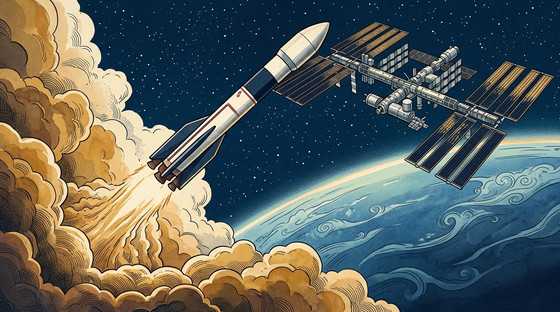
#> input picture scripts/assets/art-space.jpg, 560 x 312 px, found by its file name
$ python prepare-assets.py
#> lines starting #> are read from the running program, lines starting #| are printed output that depends on the picture
from pathlib import Path
from PIL import Image

V4_DIR = Path(r"d:\workspace\AI链上金币\hakimi\logs\news-art-v4")
V5_DIR = Path(r"d:\workspace\AI链上金币\hakimi\logs\news-art-v5")
DST_DIR = Path(__file__).resolve().parent / "assets"
DST_DIR.mkdir(parents=True, exist_ok=True)

# (source_dir, filename, (left, top, right, bottom))
SPECS = [
    (V4_DIR, "art-space.jpg", (0.045, 0.045, 0.955, 0.955)),
    (V4_DIR, "art-markets-chip.jpg", (0.045, 0.045, 0.955, 0.955)),
    (V4_DIR, "art-winter-grid.jpg", (0.056, 0.062, 0.944, 0.872)),
    (V4_DIR, "art-energy-crisis.jpg", (0.048, 0.052, 0.952, 0.948)),
    (V5_DIR, "art-cyber-defense.jpg", (0.015, 0.015, 0.985, 0.985)),
    (V5_DIR, "art-justice-rescue.jpg", (0.040, 0.042, 0.960, 0.958)),
    (V5_DIR, "art-africa-ebola-cup.jpg", (0.040, 0.042, 0.960, 0.958)),
    (V5_DIR, "art-voyager-sport.jpg", (0.034, 0.168, 0.966, 0.832)),
]

for src_dir, name, (l, t, r, b) in SPECS:
    img = Image.open(src_dir / name).convert("RGB")
#> img is the input picture: PIL image 560x312 RGB; mean R, G, B 90.4, 97.6, 93.3
    w, h = img.size
#> w = 560; h = 312
    cropped = img.crop((int(w * l), int(h * t), int(w * r), int(h * b)))
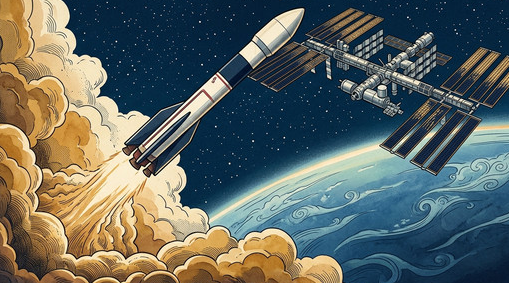
#> cropped: PIL image 509x283 RGB; mean R, G, B 96, 103.8, 98.7
    target_w = 560
    target_h = round(cropped.height * (target_w / cropped.width))
#> target_h = 311
    resized = cropped.resize((target_w, target_h), Image.Resampling.LANCZOS)
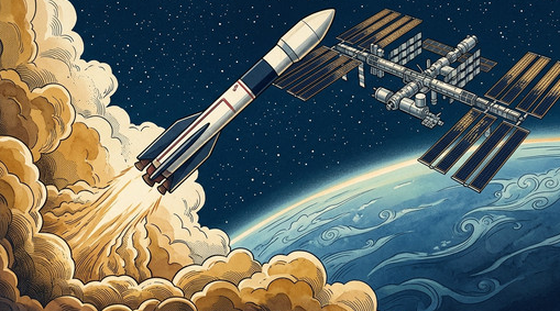
#> resized: PIL image 560x311 RGB; mean R, G, B 96, 103.8, 98.7
    out = DST_DIR / name
    resized.save(out, format="JPEG", quality=90, subsampling=0, optimize=True)
    print(f"{name}: src={w}x{h} -> cropped={cropped.size} -> saved={target_w}x{target_h} ({out.stat().st_size} bytes)")
#| art-space.jpg: src=560x312 -> cropped=(509, 283) -> saved=560x311 (96265 bytes)
#> pass 2 of the loop `for src_dir, name, (l, t, r, b) in SPECS:`:
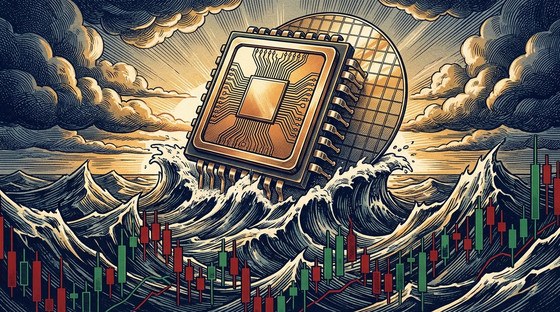
#> input picture scripts/assets/art-markets-chip.jpg, 560 x 312 px, found by its file name
#> img is the input picture: PIL image 560x312 RGB; mean R, G, B 101.4, 95.5, 88.9
#> `cropped = img.crop((int(w * l), int(h * t), int(w * r), int(h * b)))`:
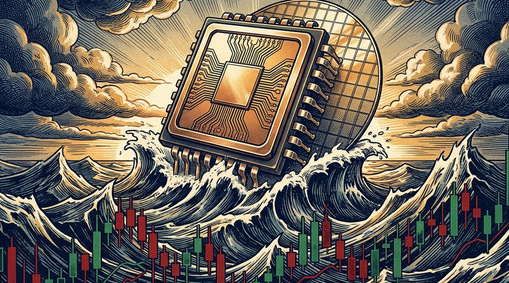
#> cropped: PIL image 509x283 RGB; mean R, G, B 111.5, 103.4, 92.6
#> `resized = cropped.resize((target_w, target_h), Image.Resampling.LANCZOS)`:
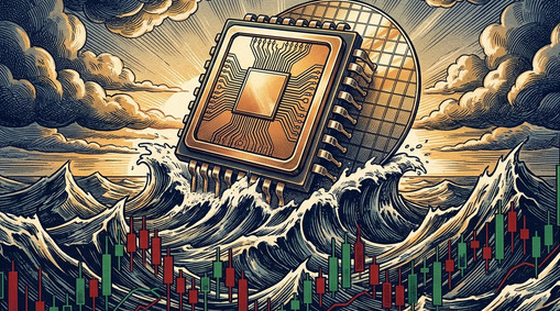
#> resized: PIL image 560x311 RGB; mean R, G, B 111.5, 103.4, 92.6
#| art-markets-chip.jpg: src=560x312 -> cropped=(509, 283) -> saved=560x311 (129743 bytes)
#> pass 3 of the loop `for src_dir, name, (l, t, r, b) in SPECS:`:
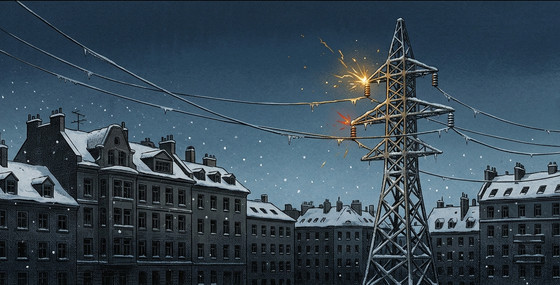
#> input picture scripts/assets/art-winter-grid.jpg, 560 x 285 px, found by its file name
#> img is the input picture: PIL image 560x285 RGB; mean R, G, B 55.2, 72.5, 85.2
#> `cropped = img.crop((int(w * l), int(h * t), int(w * r), int(h * b)))`:
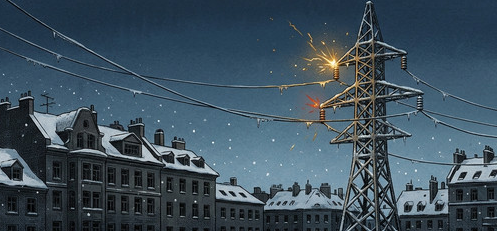
#> cropped: PIL image 497x231 RGB; mean R, G, B 62, 80.6, 93.8
#> `resized = cropped.resize((target_w, target_h), Image.Resampling.LANCZOS)`:
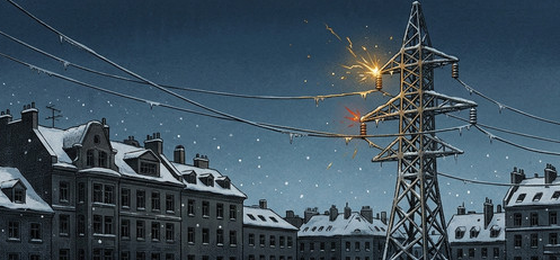
#> resized: PIL image 560x260 RGB; mean R, G, B 62, 80.6, 93.8
#| art-winter-grid.jpg: src=560x285 -> cropped=(497, 231) -> saved=560x260 (63675 bytes)
#> (the run stopped early here; a loop or call above may not have finished)
